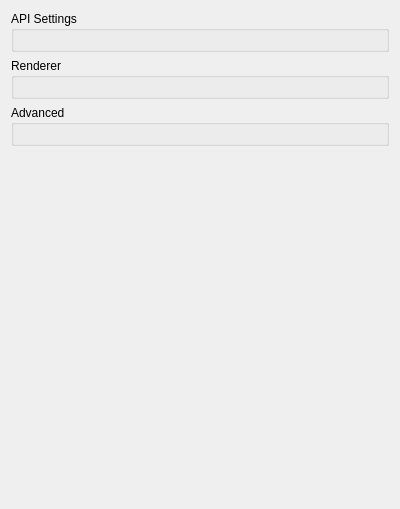
<?xml version="1.0" encoding="UTF-8"?>
<ui version="4.0">
 <class>ConfigureGraphics</class>
 <widget class="QWidget" name="ConfigureGraphics">
  <property name="geometry">
   <rect>
    <x>0</x>
    <y>0</y>
    <width>400</width>
    <height>509</height>
   </rect>
  </property>
  <property name="minimumSize">
   <size>
    <width>0</width>
    <height>0</height>
   </size>
  </property>
  <property name="windowTitle">
   <string>Form</string>
  </property>
  <property name="accessibleName">
   <string>Graphics</string>
  </property>
  <layout class="QVBoxLayout" name="verticalLayout">
   <item>
    <widget class="QGroupBox" name="apiBox">
     <property name="title">
      <string>API Settings</string>
     </property>
     <layout class="QVBoxLayout" name="verticalLayout_3">
      <item>
       <layout class="QVBoxLayout" name="apiLayout"/>
      </item>
      <item>
       <widget class="QWidget" name="deviceWidget" native="true">
        <layout class="QVBoxLayout" name="deviceLayout">
         <property name="leftMargin">
          <number>0</number>
         </property>
         <property name="topMargin">
          <number>0</number>
         </property>
         <property name="rightMargin">
          <number>0</number>
         </property>
         <property name="bottomMargin">
          <number>0</number>
         </property>
        </layout>
       </widget>
      </item>
     </layout>
    </widget>
   </item>
   <item>
    <widget class="QGroupBox" name="rendererBox">
     <property name="title">
      <string>Renderer</string>
     </property>
     <layout class="QVBoxLayout" name="verticalLayout_6"/>
    </widget>
   </item>
   <item>
    <widget class="QGroupBox" name="advancedBox">
     <property name="title">
      <string>Advanced</string>
     </property>
     <layout class="QVBoxLayout" name="verticalLayout_2"/>
    </widget>
   </item>
   <item>
    <spacer name="verticalSpacer">
     <property name="orientation">
      <enum>Qt::Vertical</enum>
     </property>
     <property name="sizeHint" stdset="0">
      <size>
       <width>20</width>
       <height>270</height>
      </size>
     </property>
    </spacer>
   </item>
  </layout>
 </widget>
 <resources/>
 <connections/>
</ui>
